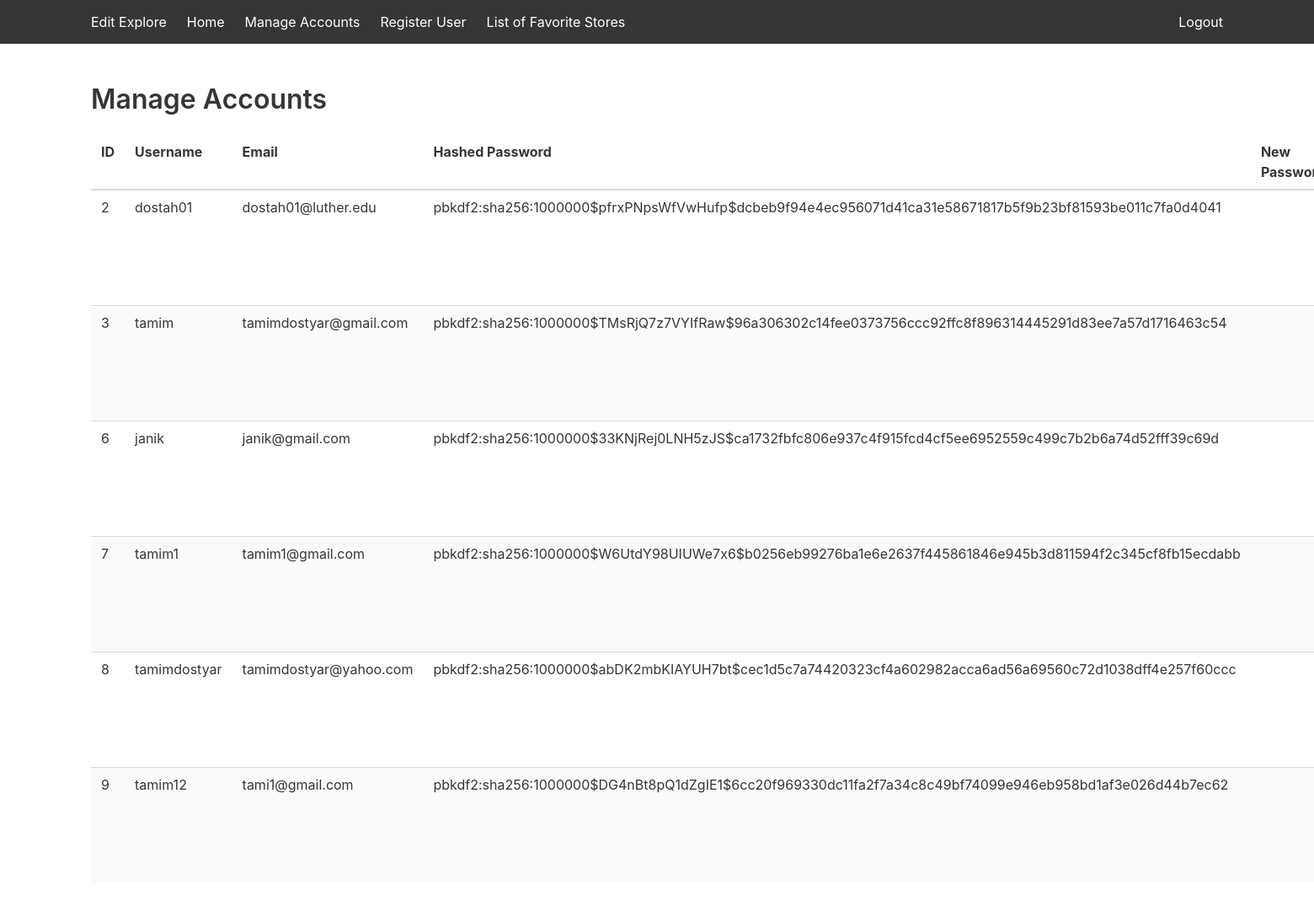
The app's page /manage_accounts (signed in) with its own data.
### mapsource/loginP/models.py (models this page shows)
class User(UserMixin, db.Model):
    id = db.Column(db.Integer, primary_key=True)
    username = db.Column(db.String(150), unique=True, nullable=False)
    email = db.Column(db.String(150), unique=True, nullable=False)
    password = db.Column(db.String(200), nullable=False)
    is_admin = db.Column(db.Boolean, default=False)
    favorite_stores = db.relationship('Favorit_store', backref='user', lazy=True)

### mapsource/loginP/auth.py (the view)
@auth_bp.route("/manage_accounts", methods=["GET"], endpoint="manage_accounts")
@login_required
def manage_accounts():
    users = User.query.all()
    return render_template("manage_accounts.html", users=users)

### mapsource/loginP/auth.py (called while the page is built)
@login_manager.user_loader
def load_user(user_id):
    return User.query.get(int(user_id))

### mapsource/templates/manage_accounts.html (shortened to what this page needs)
<!DOCTYPE html>
<html lang="en">
<head>
    <link href="https://cdn.jsdelivr.net/npm/bulma@0.9.3/css/bulma.min.css" rel="stylesheet">
</head>
<body>
    <nav class="navbar is-dark">
        <div class="container">
            <div id="navbarMenu" class="navbar-menu">
                <div class="navbar-start">
                    <a class="navbar-item" href="{{ url_for('viewsc.edit_web') }}">Edit Explore</a>
                    <a class="navbar-item" href="{{ url_for('viewsc.admin_welcome') }}">Home</a>
                    <a class="navbar-item" href="{{ url_for('auth.manage_accounts') }}">Manage Accounts</a>
                    <a class="navbar-item" href="{{ url_for('auth.createAccount') }}">Register User</a>
                    <a class="navbar-item" href="{{ url_for('viewsc.list_favorite_stores') }}">List of Favorite Stores</a>
                </div>
                <div class="navbar-end">
                    <a class="navbar-item" href="{{ url_for('auth.logout') }}">Logout</a>
                </div>
            </div>
        </div>
    </nav>
    <section class="section">
        <div class="container">
            <h1 class="title">Manage Accounts</h1>
            <table class="table is-fullwidth is-striped">
                <thead>
                    <tr>
                        <th>ID</th>
                        <th>Username</th>
                        <th>Email</th>
                        <th>Hashed Password</th>
                        <th>New Password</th>
                    </tr>
                </thead>
                <tbody>
                    {% for user in users %}
                    <tr>
                        <td>{{ user.id }}</td>
                        <td>{{ user.username }}</td>
                        <td>{{ user.email }}</td>
                        <td>{{ user.password }}</td>
                        <td id="new-password-{{ user.id }}"></td>
                    </tr>
                    {% endfor %}
                </tbody>
            </table>
        </div>
    </section>
</body>
</html>

### records on screen
User: id "2", username "dostah01", email "dostah01@luther.edu", password "pbkdf2:sha256:1000000$pfrxPNpsWfVwHufp$dcbeb9f94e4ec956071d41ca31e58671817b5f9b23bf81593be011c7fa0d4041"
User: id "3", username "tamim", email "tamimdostyar@gmail.com", password "pbkdf2:sha256:1000000$TMsRjQ7z7VYIfRaw$96a306302c14fee0373756ccc92ffc8f896314445291d83ee7a57d1716463c54"
User: id "6", username "janik", email "janik@gmail.com", password "pbkdf2:sha256:1000000$33KNjRej0LNH5zJS$ca1732fbfc806e937c4f915fcd4cf5ee6952559c499c7b2b6a74d52fff39c69d"
User: id "7", username "tamim1", email "tamim1@gmail.com", password "pbkdf2:sha256:1000000$W6UtdY98UIUWe7x6$b0256eb99276ba1e6e2637f445861846e945b3d811594f2c345cf8fb15ecdabb"
User: id "8", username "tamimdostyar", email "tamimdostyar@yahoo.com", password "pbkdf2:sha256:1000000$abDK2mbKIAYUH7bt$cec1d5c7a74420323cf4a602982acca6ad56a69560c72d1038dff4e257f60ccc"
User: id "9", username "tamim12", email "tami1@gmail.com", password "pbkdf2:sha256:1000000$DG4nBt8pQ1dZgIE1$6cc20f969330dc11fa2f7a34c8c49bf74099e946eb958bd1af3e026d44b7ec62"
